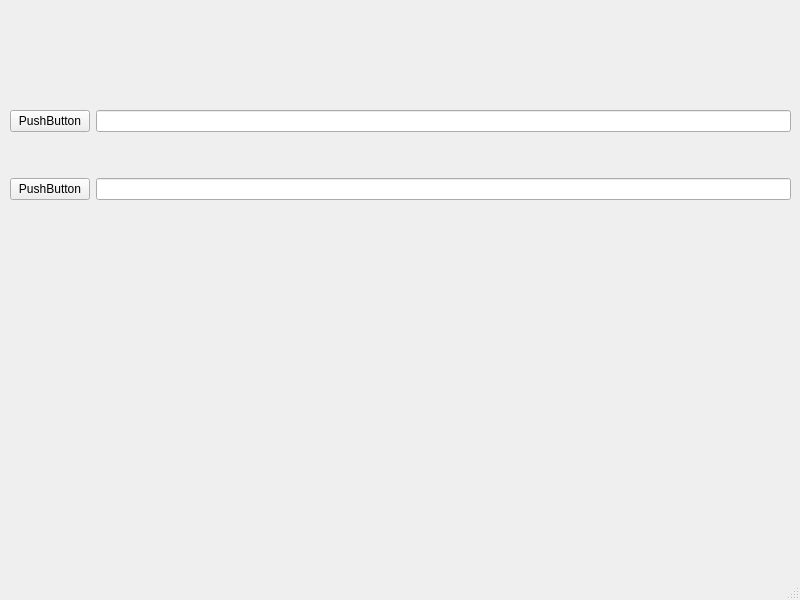
<?xml version="1.0" encoding="UTF-8"?>
<ui version="4.0">
 <class>MainWindow</class>
 <widget class="QMainWindow" name="MainWindow">
  <property name="geometry">
   <rect>
    <x>0</x>
    <y>0</y>
    <width>800</width>
    <height>600</height>
   </rect>
  </property>
  <property name="sizePolicy">
   <sizepolicy hsizetype="Expanding" vsizetype="Expanding">
    <horstretch>0</horstretch>
    <verstretch>0</verstretch>
   </sizepolicy>
  </property>
  <property name="windowTitle">
   <string>MainWindow</string>
  </property>
  <widget class="QWidget" name="centralwidget">
   <widget class="QWidget" name="gridLayoutWidget">
    <property name="geometry">
     <rect>
      <x>10</x>
      <y>70</y>
      <width>781</width>
      <height>171</height>
     </rect>
    </property>
    <layout class="QGridLayout" name="gridLayout_2">
     <property name="sizeConstraint">
      <enum>QLayout::SetNoConstraint</enum>
     </property>
     <item row="0" column="1">
      <widget class="QLineEdit" name="lineEdit"/>
     </item>
     <item row="0" column="0">
      <widget class="QPushButton" name="pushButton">
       <property name="sizePolicy">
        <sizepolicy hsizetype="Fixed" vsizetype="Fixed">
         <horstretch>0</horstretch>
         <verstretch>0</verstretch>
        </sizepolicy>
       </property>
       <property name="layoutDirection">
        <enum>Qt::LeftToRight</enum>
       </property>
       <property name="text">
        <string>PushButton</string>
       </property>
      </widget>
     </item>
     <item row="1" column="1">
      <widget class="QLineEdit" name="lineEdit_2"/>
     </item>
     <item row="1" column="0">
      <widget class="QPushButton" name="pushButton_2">
       <property name="text">
        <string>PushButton</string>
       </property>
      </widget>
     </item>
    </layout>
   </widget>
  </widget>
  <widget class="QMenuBar" name="menubar">
   <property name="geometry">
    <rect>
     <x>0</x>
     <y>0</y>
     <width>800</width>
     <height>23</height>
    </rect>
   </property>
  </widget>
  <widget class="QStatusBar" name="statusbar"/>
 </widget>
 <resources/>
 <connections/>
</ui>
